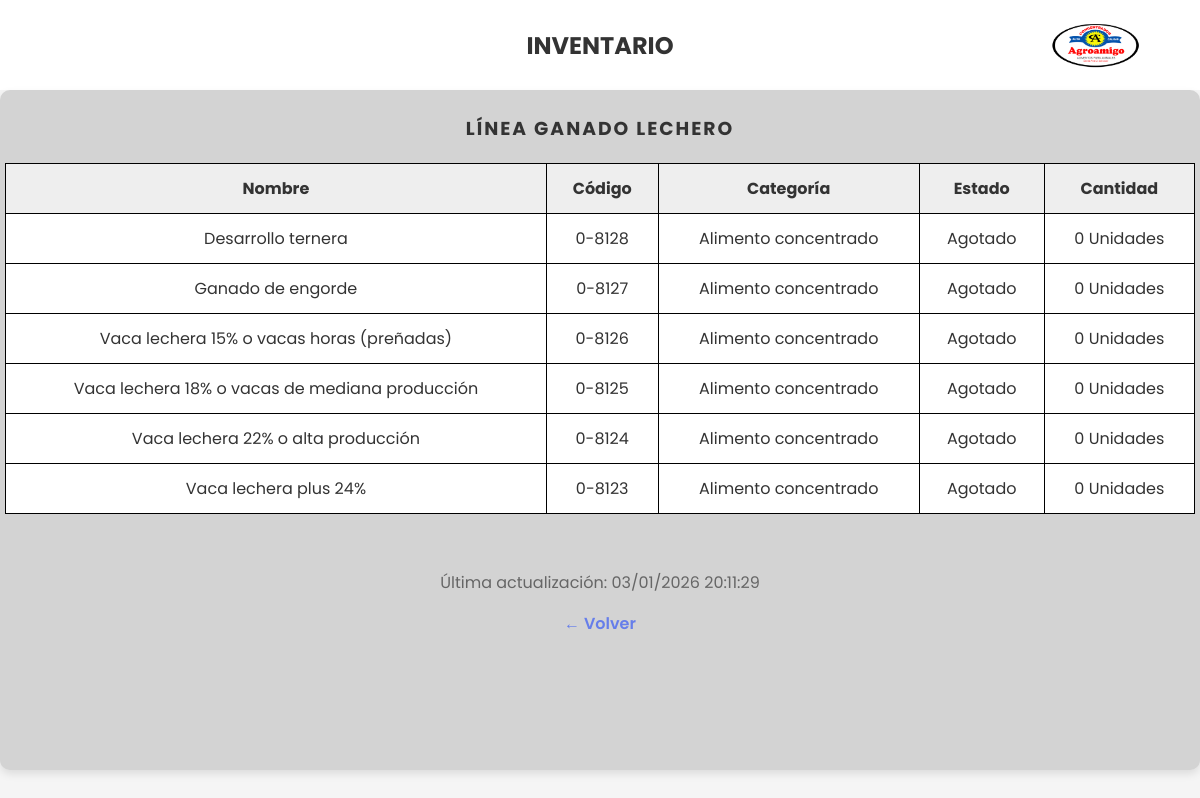
/GANADO.php, run on the app's committed database.
### tables this page shows
CREATE TABLE `productos` (
  `ID` int(50) NOT NULL,
  `NOMBRE_PRODUCTO` varchar(50) NOT NULL,
  `CODIGO` varchar(50) NOT NULL,
  `CATEGORIA` varchar(50) NOT NULL,
  `LINEA` enum('Linea de Ganado','Aves de Postura','Línea de Cerdos','Línea de Equinos','Línea de Tilapia') DEFAULT NULL,
  `PRECIO` decimal(10,2) NOT NULL,
  `STOCK` int(50) DEFAULT 0,
  `FECHA_INGRESO` timestamp NOT NULL DEFAULT current_timestamp() ON UPDATE current_timestamp(),
  `DESCRIPCION` varchar(500) NOT NULL,
  `ESTADO` enum('Agotado','Producto Bajo','Disponible') NOT NULL DEFAULT 'Disponible'
);

### GANADO.php (the view, shortened to what this page needs)
<?php
$servidor = "localhost:3309";
$usuario = "root";
$clave = "";
$basededatos = "sistema_de_invenario";
$conn = new mysqli($servidor, $usuario, $clave, $basededatos);
$sql_ganado = "SELECT NOMBRE_PRODUCTO, CODIGO, CATEGORIA, ESTADO, STOCK
                             FROM productos
                             WHERE LINEA = 'Linea de ganado'
                             ORDER BY NOMBRE_PRODUCTO";
$resultado = $conn->query($sql_ganado);
?>
<!DOCTYPE html>
<html lang="es">
<head>
    <link rel="stylesheet" href="CSS/TABLAS.CSS">
</head>
<body>
    <header>
        <center><h2>INVENTARIO</h2></center>
        <img src="IMG/tipo.png" alt="Logo de empresa" class="logo">
    </header>
    <main>
        <section aria-labelledby="titulo-ganado">
            <h3 id="titulo-ganado">LÍNEA GANADO LECHERO</h3>
            <table>
                <thead>
                    <tr>
                        <th>Nombre</th>
                        <th>Código</th>
                        <th>Categoría</th>
                        <th>Estado</th>
                        <th>Cantidad</th>
                    </tr>
                </thead>
                <tbody>
                    <?php if ($resultado && $resultado->num_rows > 0): ?>
                        <?php while($producto = $resultado->fetch_assoc()): ?>
                            <tr>
                                <td><?php echo htmlspecialchars($producto['NOMBRE_PRODUCTO']); ?></td>
                                <td><?php echo htmlspecialchars($producto['CODIGO']); ?></td>
                                <td><?php echo htmlspecialchars($producto['CATEGORIA']); ?></td>
                                <td class="<?php echo strtolower(str_replace(' ', '-', $producto['ESTADO'])); ?>">
                                    <?php echo htmlspecialchars($producto['ESTADO']); ?>
                                </td>
                                <td><?php echo htmlspecialchars($producto['STOCK']); ?> Unidades</td>
                            </tr>
                        <?php endwhile; ?>
                    <?php endif; ?>
                </tbody>
            </table>
            <footer>
                <div style="text-align: center; padding: 20px; color: #666;">
                    <p>Última actualización: <?php echo date('d/m/Y H:i:s'); ?></p>
                   <a href="INVENTARIO.php" style="color: #667eea; text-decoration: none; font-weight: 600;">
            ← Volver
                    </a>
                </div>
            </footer>
        </section>
    </main>
</body>
</html>

### CSS/TABLAS.css (style rules this page uses)
* { box-sizing: border-box; }
body { margin: 0; font-family: 'Poppins', sans-serif; background-color: #f5f5f5; color: #333; }
header { display: flex; justify-content: space-between; align-items: center; padding: 20px 5%; background-color: #fff; position: relative; }
header h2 { position: absolute; left: 50%; transform: translateX(-50%); top: 50%; transform: translate(-50%, -50%); margin: 0; }
section h3 { text-align: center; margin-bottom: 20px; letter-spacing: 2px; }
.logo { height: 50px; }
main { padding: 0; }
section { background-color: #d3d3d3; padding: 5px; height: 85%; width: 100%; position: absolute; border-radius: 10px; box-shadow: 0 4px 8px rgba(0,0,0,0.1); }
table { width: 100%; border-collapse: collapse; background-color: white; }
th, td { padding: 12px 15px; text-align: center; border: 1px solid black; }
th { background-color: #eee; }
footer { display: flex; justify-content: center; margin-top: 20px; }

### data on the page
productos: NOMBRE_PRODUCTO "Desarrollo ternera", CODIGO "0-8128", CATEGORIA "Alimento concentrado", ESTADO "Agotado", STOCK "0"
productos: NOMBRE_PRODUCTO "Ganado de engorde", CODIGO "0-8127", CATEGORIA "Alimento concentrado", ESTADO "Agotado", STOCK "0"
productos: NOMBRE_PRODUCTO "Vaca lechera 15% o vacas horas (preñadas)", CODIGO "0-8126", CATEGORIA "Alimento concentrado", ESTADO "Agotado", STOCK "0"
productos: NOMBRE_PRODUCTO "Vaca lechera 18% o vacas de mediana producción", CODIGO "0-8125", CATEGORIA "Alimento concentrado", ESTADO "Agotado", STOCK "0"
productos: NOMBRE_PRODUCTO "Vaca lechera 22% o alta producción", CODIGO "0-8124", CATEGORIA "Alimento concentrado", ESTADO "Agotado", STOCK "0"
productos: NOMBRE_PRODUCTO "Vaca lechera plus 24%", CODIGO "0-8123", CATEGORIA "Alimento concentrado", ESTADO "Agotado", STOCK "0"
